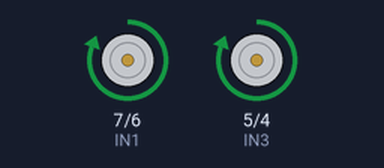
A sketch run on a simulated Arduino Uno, built with avr-gcc and run on an emulated ATmega328P. Shown: motor-driver pin pairs drawn as motors (green arrow = first pin HIGH = forward, orange = second pin HIGH = backward, longer = more drive, scaled by the enable pin).

Above: at 0.5 s.
At 2.5 s:
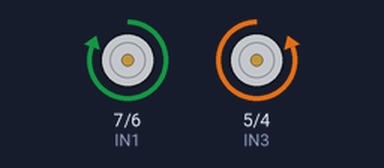
At 4.5 s:
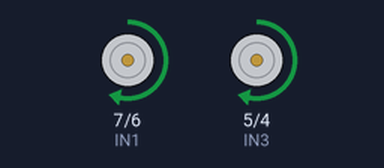
At 9.5 s:
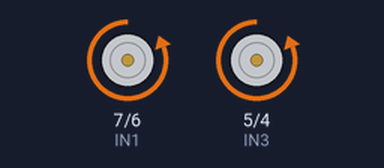
Timing chart, 0 to 10.4 s (numbered marks = the images above):
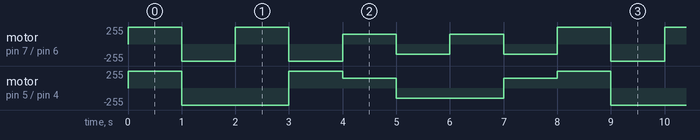

The sketch:

6_1_dc_motor_example.ino
```cpp
//모터 PIN
#define IN1 7
#define IN2 6

#define IN3 5
#define IN4 4

//속도 PIN
#define ENA 9
#define ENB 3

//제어할 모터 번호
#define CH1 0
#define CH2 1
#define ALL_CH 2

void setup() {
//핀 설정
  pinMode(IN1, OUTPUT);
  pinMode(IN2, OUTPUT);
  pinMode(IN3, OUTPUT);
  pinMode(IN4, OUTPUT);

  pinMode(ENA, OUTPUT);
  pinMode(ENB, OUTPUT);
}

// 속도 설정
// mode : 각 모터를 선택적으로 변경 가능
// CH1, CH2, ALL_CH
// speed : 0 ~ 255 까지 가능
void setMotorSpeed(unsigned char mode, unsigned char speed){
  if(mode == CH1){
    analogWrite(ENA, speed);
  }else if(mode == CH2){
    analogWrite(ENB, speed);
  }else{
    analogWrite(ENA, speed);
    analogWrite(ENB, speed);
  }
}

//앞으로
void forward(){
  digitalWrite(IN1, HIGH);
  digitalWrite(IN2, LOW);
  digitalWrite(IN3, HIGH);
  digitalWrite(IN4, LOW);
}

//뒤로
void backward(){
  digitalWrite(IN1, LOW);
  digitalWrite(IN2, HIGH);
  digitalWrite(IN3, LOW);
  digitalWrite(IN4, HIGH);
}

//왼쪽
void turnLeft(){
  digitalWrite(IN1, HIGH);
  digitalWrite(IN2, LOW);
  digitalWrite(IN3, LOW);
  digitalWrite(IN4, HIGH);
}

//오른쪽
void turnRight(){
  digitalWrite(IN1, LOW);
  digitalWrite(IN2, HIGH);
  digitalWrite(IN3, HIGH);
  digitalWrite(IN4, LOW);
}

//정지
void stopMotor(){
  digitalWrite(IN1, HIGH);
  digitalWrite(IN2, HIGH);
  digitalWrite(IN3, HIGH);
  digitalWrite(IN4, HIGH);
}

void loop() {
//최대 속도로 동작
  setMotorSpeed(ALL_CH, 255);

  //앞으로 가기
  forward();
  delay(1000); //1초동안 동작함
  //뒤로가기
  backward();
  delay(1000);
  //왼쪽으로 돌기
  turnLeft();
  delay(1000);
  //오른쪽으로 돌기
  turnRight();
  delay(1000);

  //속도 조절 확인
  setMotorSpeed(ALL_CH, 150);
  forward();
  delay(1000);
  backward();
  delay(1000);
  turnLeft();
  delay(1000);
  turnRight();
  delay(1000);
}
```

Measured:
- by itself, motor on pin 5 (IN3) / pin 4 (IN4): repeats every 8.0 s: backward 255/255 2.0 s, forward 255/255 1.0 s, forward 150/255 1.0 s, backward 150/255 2.0 s, forward 150/255 1.0 s, forward 255/255 1.0 s
- by itself, motor on pin 7 (IN1) / pin 6 (IN2): repeats every 8.0 s: backward 255/255 1.0 s, forward 255/255 1.0 s, backward 255/255 1.0 s, 2 × (forward 150/255 1.0 s, backward 150/255 1.0 s), forward 255/255 1.0 s
